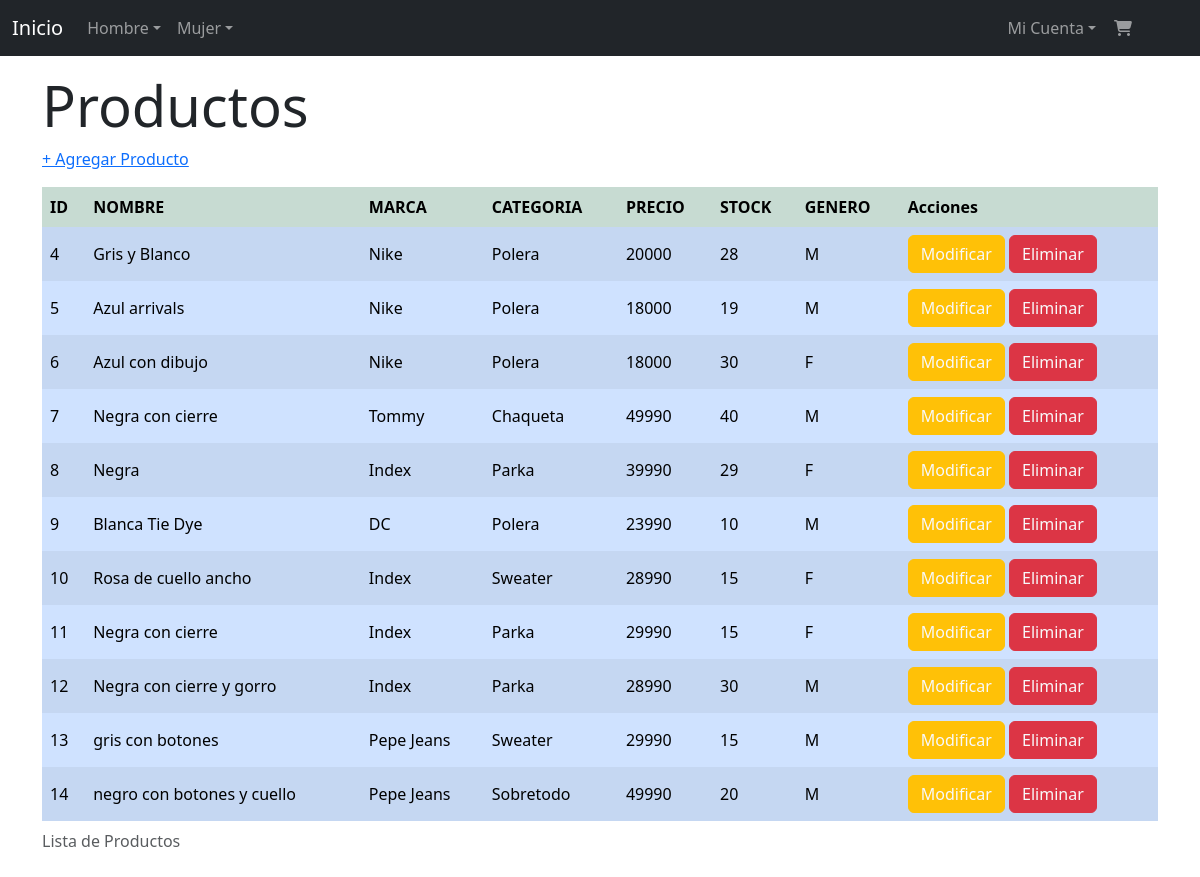
Screenshot of /admProductos with the database file from the repository.
### aplicacion/models.py (models this page shows, shortened)
class Producto(models.Model):
    nombre=models.CharField(max_length=50)
    marca=models.ForeignKey(Marca, on_delete=models.PROTECT, null=True)
    categoria=models.ForeignKey(Categoria, on_delete=models.PROTECT, null=True)
    descripcion=models.TextField(max_length=300)
    precio=models.IntegerField()
    stock=models.IntegerField(validators=[MinValueValidator(0)])
    genero=models.CharField(null=True, max_length=1, choices=genero_choices)
    imagen=models.ImageField(upload_to="productos")

class Marca(models.Model):
    id=models.IntegerField(primary_key=True, validators=[MinValueValidator(1)])
    nombre=models.CharField(max_length=50)
    def __str__(self):
        return self.nombre

class Categoria(models.Model):
    id=models.IntegerField(primary_key=True, validators=[MinValueValidator(1)])
    nombre=models.CharField(max_length=50)
    def __str__(self):
        return self.nombre

### aplicacion/views.py (the view)
# urls.py: path('admProductos', Admproductos, name="admProductos"),
def Admproductos(request):
    productos = Producto.objects.all()
    contexto = {'prod': productos}
    return render(request, 'aplicacion/productos/productos.html', contexto)

### carro/context_processor.py (called while the page is built)
def importe_total_carro(request):
    total = 0
    if request.user.is_authenticated:
        carro = request.session.get("carro", {})
        for key, value in carro.items():
            precio = float(value.get("precio", 0))
            total += precio
    return {"importe_total_carro": total}

### aplicacion/templates/aplicacion/productos/productos.html (shortened to what this page needs)
{% extends 'aplicacion/base.html' %}
{% load static %}
{% block contenido %}
<div class="mt-3">
    <h1 class="display-4">Productos</h1>
    <a href="{% url 'crearproducto' %}">+ Agregar Producto</a>
    <div class="table-responsive mt-3">
        <table class="table table-striped
            table-hover
            table-borderless
            table-success
            align-middle">
            <thead class="table-light">
                <caption>Lista de Productos</caption>
                <tr>
                    <th>ID</th>
                    <th>NOMBRE</th>
                    <th>MARCA</th>
                    <th>CATEGORIA</th>
                    <th>PRECIO</th>
                    <th>STOCK</th>
                    <th>GENERO</th>
                    <th>Acciones</th>
                </tr>
            </thead>
            <tbody class="table-group-divider">
                {% for prod in prod %}
                <tr class="table-primary">
                    <td>{{prod.id}}</td>
                    <td>{{prod.nombre}}</td>
                    <td>{{prod.marca}}</td>
                    <td>{{prod.categoria}}</td>
                    <td>{{prod.precio}}</td>
                    <td>{{prod.stock}}</td>
                    <td>{{prod.genero}}</td>
                    <td><a href="{% url 'updateproducto' prod.id %}" role="button" class="btn btn-warning text-light">Modificar</a>
                    <a href="{% url 'deleteproducto' prod.id %}" role="button" class="btn btn-danger text-light">Eliminar</a> </td>
                </tr>
                {% endfor %}
            </tbody>
        </table>
    </div>
</div>
{% endblock contenido %}

### rows the page displays
Producto: id "4", nombre "Gris y Blanco", marca "Nike", categoria "Polera", precio "20000", stock "28", genero "M"
Producto: id "5", nombre "Azul arrivals", marca "Nike", categoria "Polera", precio "18000", stock "19", genero "M"
Producto: id "6", nombre "Azul con dibujo", marca "Nike", categoria "Polera", precio "18000", stock "30", genero "F"
Producto: id "7", nombre "Negra con cierre", marca "Tommy", categoria "Chaqueta", precio "49990", stock "40", genero "M"
Producto: id "8", nombre "Negra", marca "Index", categoria "Parka", precio "39990", stock "29", genero "F"
Producto: id "9", nombre "Blanca Tie Dye", marca "DC", categoria "Polera", precio "23990", stock "10", genero "M"
Producto: id "10", nombre "Rosa de cuello ancho", marca "Index", categoria "Sweater", precio "28990", stock "15", genero "F"
Producto: id "11", nombre "Negra con cierre", marca "Index", categoria "Parka", precio "29990", stock "15", genero "F"
Producto: id "12", nombre "Negra con cierre y gorro", marca "Index", categoria "Parka", precio "28990", stock "30", genero "M"
Producto: id "13", nombre "gris con botones", marca "Pepe Jeans", categoria "Sweater", precio "29990", stock "15", genero "M"
Producto: id "14", nombre "negro con botones y cuello", marca "Pepe Jeans", categoria "Sobretodo", precio "49990", stock "20", genero "M"
